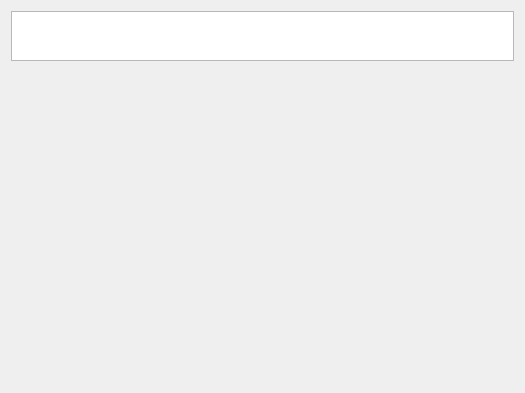
<?xml version="1.0" encoding="UTF-8"?>
<ui version="4.0">
 <class>MainWindow</class>
 <widget class="QMainWindow" name="MainWindow">
  <property name="geometry">
   <rect>
    <x>0</x>
    <y>0</y>
    <width>525</width>
    <height>393</height>
   </rect>
  </property>
  <property name="windowTitle">
   <string>MainWindow</string>
  </property>
  <widget class="QWidget" name="centralWidget">
   <layout class="QVBoxLayout" name="verticalLayout">
    <item>
     <widget class="QListWidget" name="listWidget">
      <property name="maximumSize">
       <size>
        <width>16777215</width>
        <height>50</height>
       </size>
      </property>
      <property name="flow">
       <enum>QListView::LeftToRight</enum>
      </property>
     </widget>
    </item>
    <item>
     <spacer name="verticalSpacer">
      <property name="orientation">
       <enum>Qt::Vertical</enum>
      </property>
      <property name="sizeHint" stdset="0">
       <size>
        <width>20</width>
        <height>316</height>
       </size>
      </property>
     </spacer>
    </item>
   </layout>
  </widget>
 </widget>
 <layoutdefault spacing="6" margin="11"/>
 <resources/>
 <connections/>
</ui>
